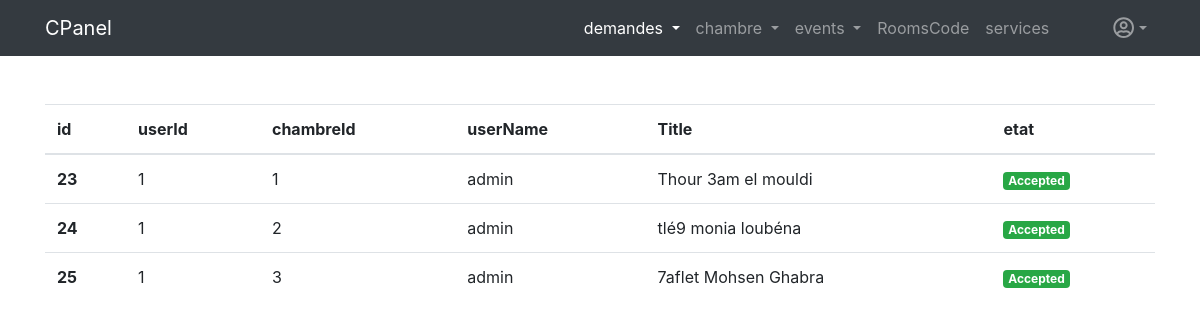
The app's page /dem_participation.php (signed in) with its own data.
### tables this page shows
CREATE TABLE `participations` (
  `id_participation` int(10) UNSIGNED NOT NULL,
  `id_user` int(10) UNSIGNED NOT NULL,
  `id_event` int(10) UNSIGNED NOT NULL,
  `etat` int(11) NOT NULL
);

CREATE TABLE `users` (
  `id` int(10) UNSIGNED NOT NULL,
  `username` varchar(30) NOT NULL,
  `pwd` varchar(300) NOT NULL
);

CREATE TABLE `events` (
  `id_event` int(10) UNSIGNED NOT NULL,
  `Title` varchar(120) NOT NULL,
  `description` varchar(600) NOT NULL,
  `img` varchar(300) NOT NULL,
  `date_eve` date NOT NULL
);

### dem_participation.php (the view, shortened to what this page needs)
<?php
if(!isset($_SESSION['adminUsername']))
{
    header('Location: admin.php');
}
else{
  $db_username = 'root';
  $db_password = '';
  $db_name = 'khalil';
  $db_host = 'localhost';
  $db = mysqli_connect($db_host,$db_username,$db_password,$db_name) or die('Could not connect To database');
  $req = 'select p.id_participation,u.id,e.id_event,u.username, e.Title,p.etat from participations p join events e on p.id_event=e.id_event
  join users u on p.id_user = u.id  ';
  $exec = mysqli_query($db,$req);
?>
<!DOCTYPE html>
<html lang="en">
<head>
    <link rel="stylesheet" href="css/bootstrap.min.css">
</head>
<body>
<nav class="navbar navbar-expand-lg navbar-dark bg-dark">
<div class="container">
  <a class="navbar-brand" href="dashboard.php">CPanel</a>
  <div class="collapse navbar-collapse" id="navbarSupportedContent">
    <ul class="navbar-nav ml-auto">
    <li class="nav-item dropdown active ">
        <a class="nav-link dropdown-toggle" href="#" id="navbarDropdown" role="button" data-toggle="dropdown" aria-haspopup="true" aria-expanded="false">
          demandes
        </a>
      </li>
      <li class="nav-item dropdown">
        <a class="nav-link dropdown-toggle" href="#" id="navbarDropdown" role="button" data-toggle="dropdown" aria-haspopup="true" aria-expanded="false">
          chambre
        </a>
      </li>
      <li class="nav-item dropdown">
        <a class="nav-link dropdown-toggle" href="#" id="navbarDropdown" role="button" data-toggle="dropdown" aria-haspopup="true" aria-expanded="false">
          events
        </a>
      </li>
        <li class="nav-item">
            <a href="roomscode.php" class="nav-link">RoomsCode</a>
          </li>
          <li class="nav-item ">
            <a href="services.php" class="nav-link">services</a>
          </li>
      <li class="nav-item dropdown dropdown">
        <a class="nav-link dropdown-toggle ml-5 dropdown-toggle dropdown-toggle-split" href="#" id="navbarDropdown" role="button" data-toggle="dropdown" aria-haspopup="true" aria-expanded="false">
        <i class="far fa-user-circle fa-lg"></i>
        </a>
      </li>
    </ul>
  </div>
  </div>
</nav>
<div class="container mt-5">
<table class="table">
  <thead>
    <tr>
      <th scope="col">id</th>
      <th scope="col">userId</th>
      <th scope="col">chambreId</th>
      <th scope="col">userName</th>
      <th scope="col">Title</th>
      <th>etat</th>
    </tr>
  </thead>
  <tbody>
    <?php
        while($ch = mysqli_fetch_array($exec))
        {
    ?>
    <tr>
            <th scope="row"><?= $ch['id_participation']; ?></th>
            <td> <?= $ch['id']; ?> </td>
            <td><?= $ch['id_event']; ?></td>
            <td><?= $ch['username']; ?></td>
            <td><?= $ch['Title']; ?></td>
            <td>
              <?php
                  if($ch['etat']==1)
                  {
              ?>
              <span class="badge badge-success">Accepted</span>
              <?php
                  }
               else
               {
              ?>
                <a href="accept_part.php?id=<?=$ch['id_participation']; ?>" class="btn btn-outline-success">Accept</a>
                <a href="refuse_part.php?id=<?=$ch['id_participation']; ?>" class="btn btn-outline-danger">Refuse</a>
               <?php } ?>
            </td>
    </tr>
        <?php }  ?>
  </tbody>
</table>
</div>
</body>
</html>
<?php } ?>

### records on screen
participations: id_participation "23", id_user "1", id_event.id_event "1", id_user.username "admin", id_event.Title "Thour 3am el mouldi", etat "Accepted"
participations: id_participation "24", id_user "1", id_event.id_event "2", id_user.username "admin", id_event.Title "tlé9 monia loubéna", etat "Accepted"
participations: id_participation "25", id_user "1", id_event.id_event "3", id_user.username "admin", id_event.Title "7aflet Mohsen Ghabra", etat "Accepted"
